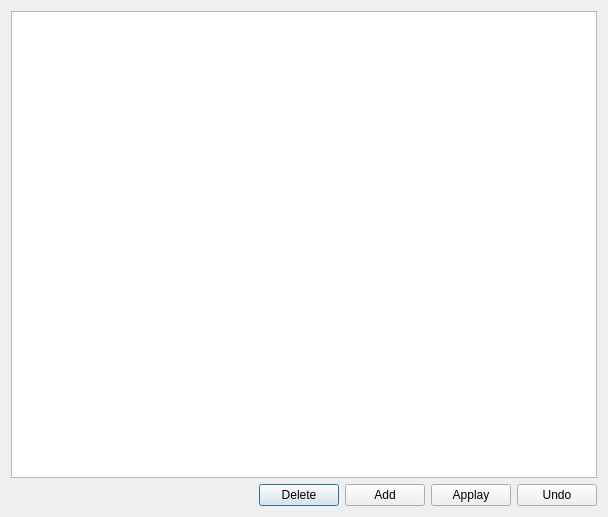
<?xml version="1.0" encoding="UTF-8"?>
<ui version="4.0">
 <class>DlgView</class>
 <widget class="QDialog" name="DlgView">
  <property name="geometry">
   <rect>
    <x>0</x>
    <y>0</y>
    <width>608</width>
    <height>517</height>
   </rect>
  </property>
  <property name="windowTitle">
   <string>Dialog</string>
  </property>
  <layout class="QGridLayout" name="gridLayout">
   <item row="0" column="0">
    <widget class="QTableView" name="tableView">
     <property name="lineWidth">
      <number>0</number>
     </property>
    </widget>
   </item>
   <item row="1" column="0">
    <layout class="QHBoxLayout" name="horizontalLayout">
     <item>
      <spacer name="horizontalSpacer">
       <property name="orientation">
        <enum>Qt::Horizontal</enum>
       </property>
       <property name="sizeHint" stdset="0">
        <size>
         <width>40</width>
         <height>20</height>
        </size>
       </property>
      </spacer>
     </item>
     <item>
      <widget class="QPushButton" name="BtnDelete">
       <property name="text">
        <string>Delete</string>
       </property>
       <property name="checkable">
        <bool>false</bool>
       </property>
       <property name="checked">
        <bool>false</bool>
       </property>
       <property name="flat">
        <bool>false</bool>
       </property>
      </widget>
     </item>
     <item>
      <widget class="QPushButton" name="BtnAdd">
       <property name="text">
        <string>Add</string>
       </property>
      </widget>
     </item>
     <item>
      <widget class="QPushButton" name="BtnApplay">
       <property name="text">
        <string>Applay</string>
       </property>
      </widget>
     </item>
     <item>
      <widget class="QPushButton" name="BtnUndo">
       <property name="text">
        <string>Undo</string>
       </property>
      </widget>
     </item>
    </layout>
   </item>
  </layout>
 </widget>
 <resources/>
 <connections/>
</ui>
